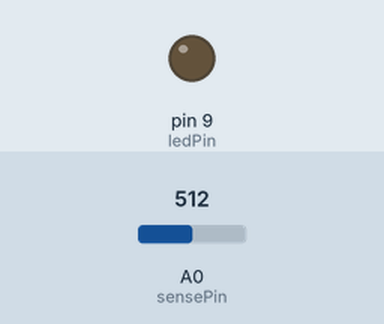
Recording of a sketch running on a simulated Arduino Uno, built with avr-gcc and run on an emulated ATmega328P. On the bench: output pins drawn as LEDs (lit = HIGH). The inputs (shaded band) are chosen by the test bench; at power-on: A0 (sensePin) = 512.

Above: at 1.2 s.
1.3 s: A0 (sensePin) set to 409
2.8 s: A0 (sensePin) set to 386
At 3.3 s:
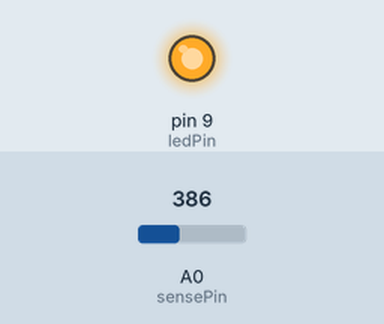
4.3 s: A0 (sensePin) set to 592
5.8 s: A0 (sensePin) set to 617
At 6.8 s:
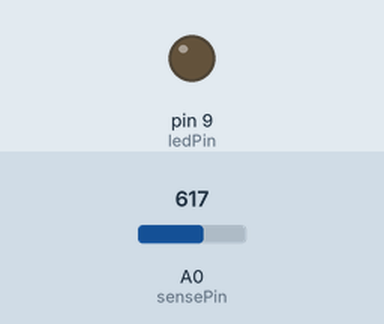
7.3 s: A0 (sensePin) set to 306
At 7.9 s:
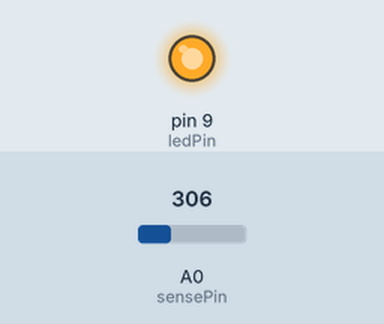
Timing chart, 0 to 9.8 s (numbered marks = the images above; inputs shaded):
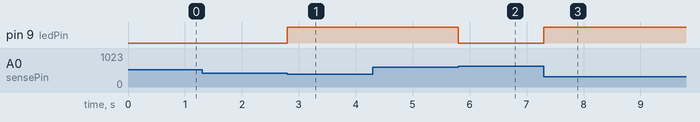

Measured:
- the behaviour switches between 400 and 399 on A0 (sensePin) (found by bisection; images 0 and 1)
- the behaviour switches between 600 and 601 on A0 (sensePin) (found by bisection; images 1 and 2)
- after the input at 1.3 s, every drawn part: stays the same
- after the input at 2.8 s, pin 9 (ledPin): LOW → HIGH at once
- after the input at 4.3 s, every drawn part: stays the same
- after the input at 5.8 s, pin 9 (ledPin): HIGH → LOW at once
- after the input at 7.3 s, pin 9 (ledPin): LOW → HIGH at once

The sketch:

CHALLENGE_nightLight.ino
```cpp
// This sketch turns on an LED attached to pin 9 when in darkness based on a photodiode attached to A0 (make sure to use a current limiting resistor!)
// Nicholas Schwankl - 9/7/2020

#define ledPin      9
#define sensePin    A0

const int nightEdge = 400;    // This value sets how dark it must get for the LED to turn on
const int dayEdge   = 600;    // This value sets how bright it must get for the LED to turn off

bool isDay = true;            // This value tracks if the program is looking for it to get dark or get brighter
int analogVal;                // This value is used to store the value read from A0

void setup() {

  pinMode(ledPin, OUTPUT);

}

void loop() {

  analogVal = analogRead(sensePin);   // Store the analog value read from A0

  if(isDay){                          // If the light is off (day)

    if(analogVal < nightEdge){        // Check if it is dark enough to turn on the LED
      digitalWrite(ledPin, HIGH);     // If so turn on the LED
      isDay = false;                  // And set the state to night
    }

  }else{                              // Otherwise if the light is on (night)

    if(analogVal > dayEdge){          // Check if it is light enough to turn off the LED
      digitalWrite(ledPin, LOW);      // If so turn off the LED
      isDay = true;                   // And set the state to day
    }

  }

}
```
